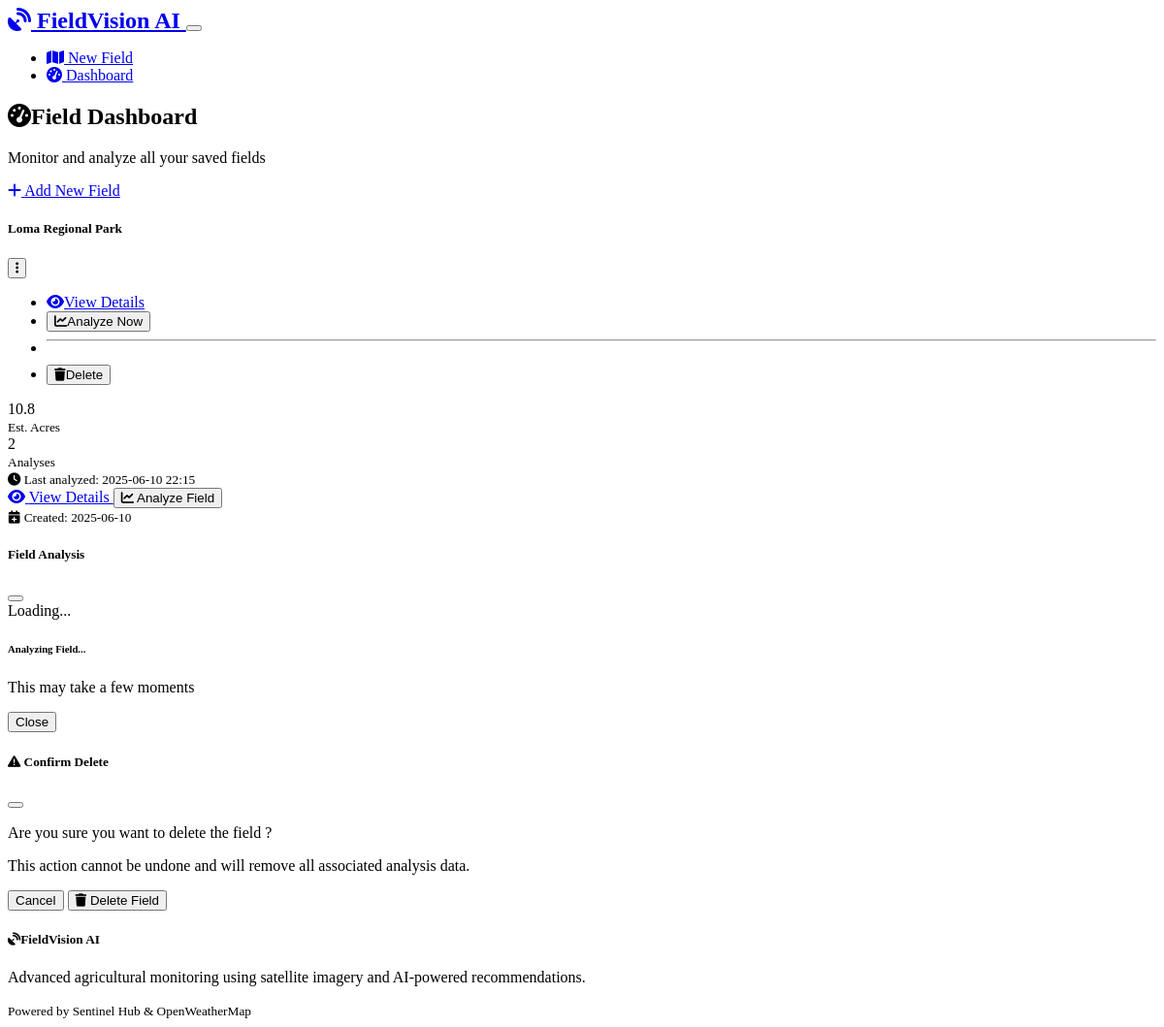
Page /dashboard on the earlier database version.
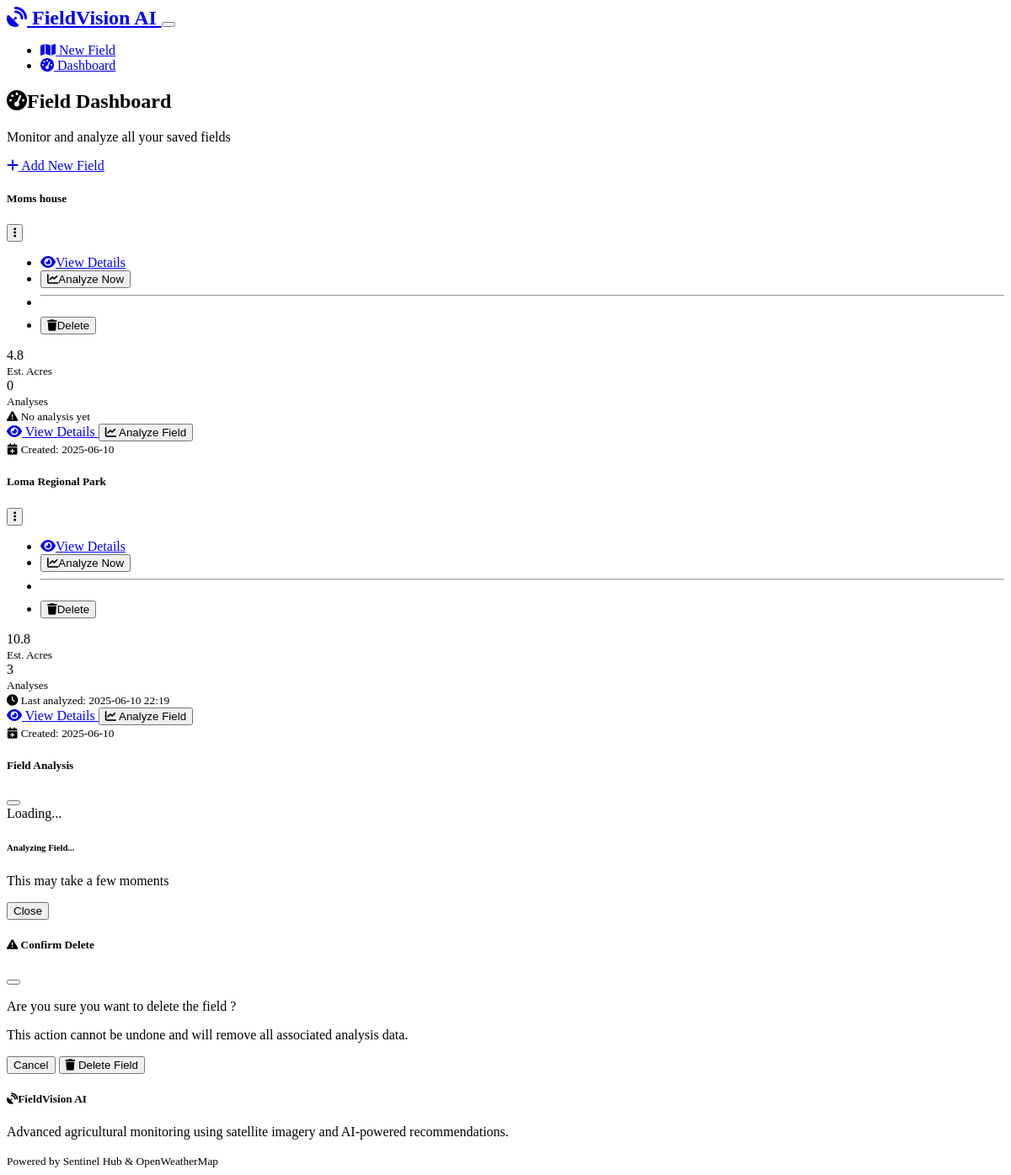
Same page on the later database version.
### models.py (models this page shows, shortened)
class Field(db.Model):
    id = db.Column(db.Integer, primary_key=True)
    name = db.Column(db.String(100), nullable=False)
    polygon_data = db.Column(db.Text, nullable=False)  # JSON string of coordinates
    center_lat = db.Column(db.Float, nullable=False)
    center_lng = db.Column(db.Float, nullable=False)
    created_at = db.Column(db.DateTime, default=datetime.utcnow)
    last_analyzed = db.Column(db.DateTime)
    analyses = db.relationship('FieldAnalysis', backref='field', lazy=True, cascade='all, delete-orphan')
    def get_polygon_coordinates(self):
        return json.loads(self.polygon_data)

### routes.py (the view)
@app.route('/dashboard')
def dashboard():
    fields = Field.query.order_by(Field.created_at.desc()).all()
    return render_template('dashboard.html', fields=fields)

### templates/dashboard.html (shortened to what this page needs)
{% extends "base.html" %}
{% block content %}
<div class="container">
    <div class="row mb-4">
        <div class="col">
            <h2><i class="fas fa-tachometer-alt me-2"></i>Field Dashboard</h2>
            <p class="text-muted">Monitor and analyze all your saved fields</p>
        </div>
        <div class="col-auto">
            <a href="{{ url_for('index') }}" class="btn btn-primary">
                <i class="fas fa-plus me-2"></i>
                Add New Field
            </a>
        </div>
    </div>
    {% if fields %}
        <div class="row">
            {% for field in fields %}
            <div class="col-lg-4 col-md-6 mb-4">
                <div class="card h-100">
                    <div class="card-body">
                        <div class="d-flex justify-content-between align-items-start mb-3">
                            <h5 class="card-title">{{ field.name }}</h5>
                            <div class="dropdown">
                                <button class="btn btn-sm btn-outline-secondary" type="button"
                                        data-bs-toggle="dropdown">
                                    <i class="fas fa-ellipsis-v"></i>
                                </button>
                                <ul class="dropdown-menu">
                                    <li>
                                        <a class="dropdown-item" href="{{ url_for('field_detail', field_id=field.id) }}">
                                            <i class="fas fa-eye me-2"></i>View Details
                                        </a>
                                    </li>
                                    <li>
                                        <button class="dropdown-item text-primary"
                                                onclick="analyzeField({{ field.id }})">
                                            <i class="fas fa-chart-line me-2"></i>Analyze Now
                                        </button>
                                    </li>
                                    <li><hr class="dropdown-divider"></li>
                                    <li>
                                        <button class="dropdown-item text-danger"
                                                onclick="deleteField({{ field.id }}, '{{ field.name }}')">
                                            <i class="fas fa-trash me-2"></i>Delete
                                        </button>
                                    </li>
                                </ul>
                            </div>
                        </div>
                        <div class="row text-center mb-3">
                            <div class="col-6">
                                <div class="border-end">
                                    <div class="fw-bold text-primary">{{ "%.1f"|format(field.get_polygon_coordinates()|length * 1.2) }}</div>
                                    <small class="text-muted">Est. Acres</small>
                                </div>
                            </div>
                            <div class="col-6">
                                <div class="fw-bold text-info">{{ field.analyses|length }}</div>
                                <small class="text-muted">Analyses</small>
                            </div>
                        </div>
                        {% if field.last_analyzed %}
                            <div class="mb-3">
                                <small class="text-muted">
                                    <i class="fas fa-clock me-1"></i>
                                    Last analyzed: {{ field.last_analyzed.strftime('%Y-%m-%d %H:%M') }}
                                </small>
                            </div>
                        {% else %}
                            <div class="mb-3">
                                <small class="text-warning">
                                    <i class="fas fa-exclamation-triangle me-1"></i>
                                    No analysis yet
                                </small>
                            </div>
                        {% endif %}
                        <div class="d-grid gap-2">
                            <a href="{{ url_for('field_detail', field_id=field.id) }}"
                               class="btn btn-outline-primary btn-sm">
                                <i class="fas fa-eye me-2"></i>
                                View Details
                            </a>
                            <button class="btn btn-success btn-sm" onclick="analyzeField({{ field.id }})">
                                <i class="fas fa-chart-line me-2"></i>
                                <span id="analyzeBtn{{ field.id }}">Analyze Field</span>
                            </button>
                        </div>
                    </div>
                    <div class="card-footer text-muted">
                        <small>
                            <i class="fas fa-calendar-plus me-1"></i>
                            Created: {{ field.created_at.strftime('%Y-%m-%d') }}
                        </small>
                    </div>
                </div>
            </div>
            {% endfor %}
        </div>
    {% endif %}
</div>
<div class="modal fade" id="analysisModal" tabindex="-1">
    <div class="modal-dialog modal-lg">
        <div class="modal-content">
            <div class="modal-header">
                <h5 class="modal-title">Field Analysis</h5>
                <button type="button" class="btn-close" data-bs-dismiss="modal"></button>
            </div>
            <div class="modal-body">
                <div id="analysisLoading" class="text-center py-4">
                    <div class="spinner-border text-primary" role="status">
                        <span class="visually-hidden">Loading...</span>
                    </div>
                    <div class="mt-3">
                        <h6>Analyzing Field...</h6>
                        <p class="text-muted">This may take a few moments</p>
                    </div>
                </div>
            </div>
            <div class="modal-footer">
                <button type="button" class="btn btn-secondary" data-bs-dismiss="modal">Close</button>
            </div>
        </div>
    </div>
</div>
<div class="modal fade" id="deleteModal" tabindex="-1">
    <div class="modal-dialog">
        <div class="modal-content">
            <div class="modal-header">
                <h5 class="modal-title text-danger">
                    <i class="fas fa-exclamation-triangle me-2"></i>
                    Confirm Delete
                </h5>
                <button type="button" class="btn-close" data-bs-dismiss="modal"></button>
            </div>
            <div class="modal-body">
                <p>Are you sure you want to delete the field <strong id="deleteFieldName"></strong>?</p>
                <p class="text-muted mb-0">This action cannot be undone and will remove all associated analysis data.</p>
            </div>
            <div class="modal-footer">
                <button type="button" class="btn btn-secondary" data-bs-dismiss="modal">Cancel</button>
                <button type="button" class="btn btn-danger" id="confirmDelete">
                    <i class="fas fa-trash me-2"></i>
                    Delete Field
                </button>
            </div>
        </div>
    </div>
</div>
{% endblock %}

### templates/base.html (shortened to what this page needs)
<!DOCTYPE html>
<html lang="en" data-bs-theme="dark">
<head>
    <link href="https://cdn.replit.com/agent/bootstrap-agent-dark-theme.min.css" rel="stylesheet">
    <link rel="stylesheet" href="https://unpkg.com/leaflet@1.9.4/dist/leaflet.css" />
    <link rel="stylesheet" href="https://unpkg.com/leaflet-draw@1.0.4/dist/leaflet.draw.css" />
    <link rel="stylesheet" href="https://cdnjs.cloudflare.com/ajax/libs/font-awesome/6.4.0/css/all.min.css">
    <link rel="stylesheet" href="{{ url_for('static', filename='css/custom.css') }}">
</head>
<body>
    <nav class="navbar navbar-expand-lg navbar-dark bg-primary">
        <div class="container">
            <a class="navbar-brand" href="{{ url_for('index') }}">
                <i class="fas fa-satellite-dish me-2"></i>
                FieldVision AI
            </a>
            <button class="navbar-toggler" type="button" data-bs-toggle="collapse" data-bs-target="#navbarNav">
            </button>
            <div class="collapse navbar-collapse" id="navbarNav">
                <ul class="navbar-nav ms-auto">
                    <li class="nav-item">
                        <a class="nav-link {% if request.endpoint == 'index' %}active{% endif %}"
                           href="{{ url_for('index') }}">
                            <i class="fas fa-map me-1"></i>
                            New Field
                        </a>
                    </li>
                    <li class="nav-item">
                        <a class="nav-link {% if request.endpoint == 'dashboard' %}active{% endif %}"
                           href="{{ url_for('dashboard') }}">
                            <i class="fas fa-tachometer-alt me-1"></i>
                            Dashboard
                        </a>
                    </li>
                </ul>
            </div>
        </div>
    </nav>
    <main>
        {% block content %}{% endblock %}
    </main>
    <footer class="bg-dark text-light py-4 mt-5">
        <div class="container">
            <div class="row">
                <div class="col-md-8">
                    <h5><i class="fas fa-satellite-dish me-2"></i>FieldVision AI</h5>
                    <p class="mb-0">Advanced agricultural monitoring using satellite imagery and AI-powered recommendations.</p>
                </div>
                <div class="col-md-4 text-md-end">
                    <small class="text-muted">
                        Powered by Sentinel Hub & OpenWeatherMap
                    </small>
                </div>
            </div>
        </div>
    </footer>
</body>
</html>

### static/css/custom.css (style rules this page uses)
.navbar-brand { font-weight: 600; font-size: 1.5rem; }
.navbar-nav .nav-link { font-weight: 500; transition: color 0.2s ease; }
.card { transition: transform 0.2s ease, box-shadow 0.2s ease; }
footer { background: linear-gradient(135deg, var(--bs-dark) 0%, var(--bs-secondary) 100%); }

Differences in the rows shown:
added Field: name "Moms house", get_polygon_coordinates|length "4.8", analyses|length "0", shows "No analysis yet", created_at "2025-06-10"
changed Field "Loma Regional Park": analyses|length "2" → "3"; last_analyzed "2025-06-10 22:15" → "2025-06-10 22:19"
